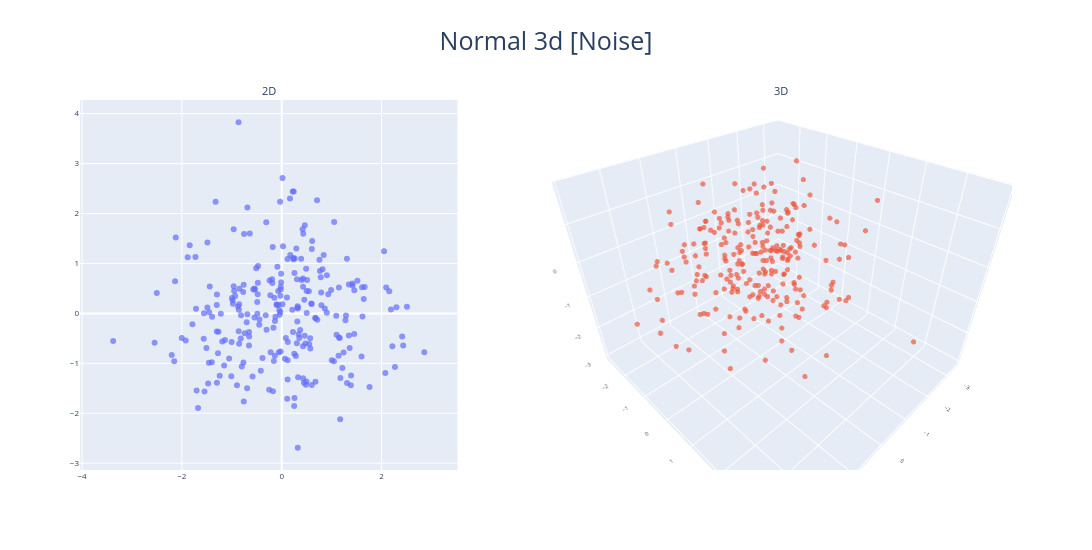

Write notebook code for a chart like this one.
### Markdown cell above
#### Normal 3d [Noise]

### Code cell
sample = 'Normal 3d [Noise]'
visualize_coordinates(
    coords_2d=coorditanates_dict[sample]['2d_coordinates'],
    coords_3d=coorditanates_dict[sample]['3d_coordinates'],
    title=sample,
)

### Figure 1 — Plotly figure (JSON) as saved in the notebook; plotly's stock layout.template omitted (floating-point values rounded to 4 significant figures; data arrays with more than 128 entries replaced by an {"elided": "..."} marker saying what was removed)
{"data": [{"marker": {"colorscale": [[0, "#440154"], [0.1111, "#482878"], [0.2222, "#3e4989"], [0.3333, "#31688e"], [0.4444, "#26828e"], [0.5556, "#1f9e89"], [0.6667, "#35b779"], [0.7778, "#6ece58"], [0.8889, "#b5de2b"], [1, "#fde725"]], "opacity": 0.7, "size": 6}, "mode": "markers", "type": "scatter", "x": {"elided": "250 float values"}, "xaxis": "x", "y": {"elided": "250 float values"}, "yaxis": "y"}, {"marker": {"colorscale": [[0, "#440154"], [0.1111, "#482878"], [0.2222, "#3e4989"], [0.3333, "#31688e"], [0.4444, "#26828e"], [0.5556, "#1f9e89"], [0.6667, "#35b779"], [0.7778, "#6ece58"], [0.8889, "#b5de2b"], [1, "#fde725"]], "opacity": 0.7, "size": 3}, "mode": "markers", "scene": "scene", "type": "scatter3d", "x": {"elided": "250 float values"}, "y": {"elided": "250 float values"}, "z": {"elided": "250 float values"}}], "layout": {"annotations": [{"font": {"size": 11}, "showarrow": false, "text": "2D", "x": 0.2025, "xanchor": "center", "xref": "paper", "y": 1, "yanchor": "bottom", "yref": "paper"}, {"font": {"size": 11}, "showarrow": false, "text": "3D", "x": 0.7525, "xanchor": "center", "xref": "paper", "y": 1, "yanchor": "bottom", "yref": "paper"}], "font": {"size": 9}, "height": 550, "scene": {"aspectmode": "auto", "aspectratio": {"x": 1.071, "y": 1.12, "z": 0.8336}, "camera": {"eye": {"x": 1, "y": 1, "z": 1}}, "domain": {"x": [0.505, 1], "y": [0, 1]}, "xaxis": {"tickfont": {"size": 8}, "type": "linear"}, "yaxis": {"tickfont": {"size": 8}, "type": "linear"}, "zaxis": {"tickfont": {"size": 8}, "type": "linear"}}, "showlegend": false, "title": {"font": {"size": 25}, "text": "Normal 3d [Noise]", "x": 0.5}, "width": 1100, "xaxis": {"anchor": "y", "autorange": true, "domain": [0, 0.405], "range": [-4.073, 3.552], "scaleanchor": "y", "scaleratio": 1, "tickfont": {"size": 8}, "type": "linear"}, "yaxis": {"anchor": "x", "autorange": true, "domain": [0, 1], "range": [-3.137, 4.274], "tickfont": {"size": 8}, "type": "linear"}}}
